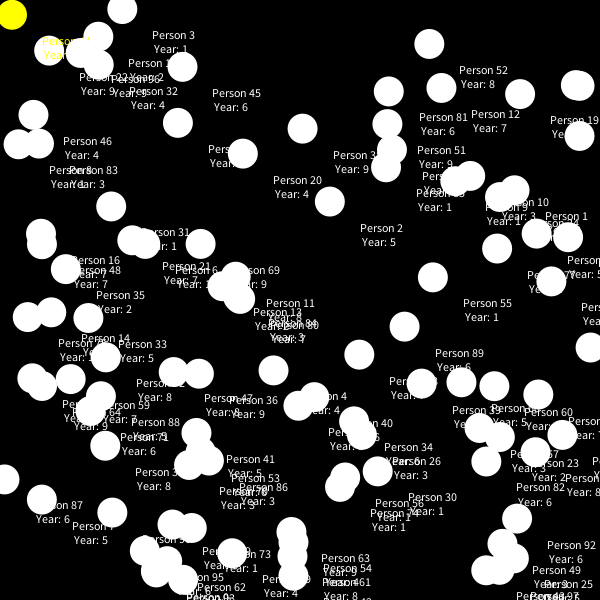
Frame 1 (no input)
Frame 60 (the mouse pressed at the canvas centre just before this capture): identical to frame 1, image omitted
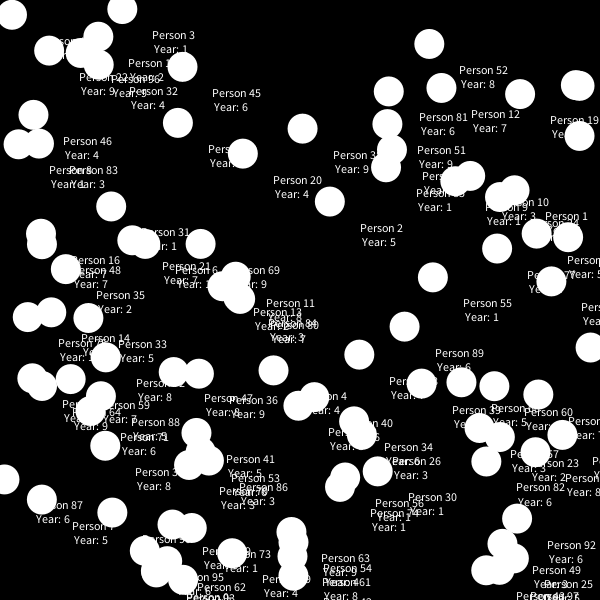
Frame 120 (the mouse held since frame 60 and released just before this capture)

The Processing sketch that drew these frames (run headless with seeded random() and noise(); from frame 60 on, the mouse is pressed at the canvas centre):

// Processing sketch: Tutorial1
// ── Tutorial1.pde
// step 1: create / allocate memory for person
ArrayList<Person> people;
ArrayList<Connection> frands;


// runs once
void setup() {
  size(600, 600);
  initialize();
}
// runs repeatedly at 60FPS 
void draw() {
  
  background(0); // black background
  // background(255); white background
  //fill(255); //colours defined based on the byte sizes
  //ellipse(mouseX, mouseY, 50, 10*mouseY/100);
  //draw People
  for (Person p: people) {
    p.update();
    p.drawPerson();
  }
  for (Connection c: frands){
    c.draw();
  }
}
// This function runs whenever a mouse button is pressed down
void mousePressed() {
  // Checks to see if you clicked a person
  for (Person p: people) {
    if (p.checkSelection() ) { 
      break;
    }
  }
}
// This function runs whenever a mouse button is released
void mouseReleased() {
  // Unselect all People
  for (Person p: people) {
    p.locked = false;
  }
}

void keyPressed(){
  initialize();
}

void initialize(){
    people = new ArrayList<Person>();
    frands = new ArrayList<Connection>();
  
  for(int i=0; i<100; i++) {
    Person p = new Person ("Person " + i, str(int(random(1, 10))));
    p.randomLocation();
    people.add(p);
  }
  
  //who are frands
  for(Person origin: people) {
    for(Person destination: people){
      //is person referencing themself
      if(!origin.name.equals(destination.name)) {
        //are origin and destination same year
        if(origin.name.equals(destination.year)) {
          frands.add(new Connection(origin, destination, "frands"));
      }
    }
  }
}

  println(frands.size());
}

// ── Connection.pde
//a class that represent and draws connections between two people DIRECTED connect

class Connection {
  
  Person origin;
  Person destination;
  String type;
  
  Connection (Person p1, Person p2, String _type) {
    origin = p1;
    destination = p2;
    type = _type;
  }
  
  void draw() {
    float x1 = origin.screenLocation.x;
    float y1 = origin.screenLocation.y;
    float x2 = destination.screenLocation.x;
    float y2 = destination.screenLocation.y;
    
    strokeWeight(5); // 5 pixels wide line
    stroke (255, 100); // white but translucent
    line(x1, y1, x2, y2);
    
    fill(255); //white text
    text(type, (x1+x2)/2, (y1+y2)/2);
  }
}

//color lesson
//fill() //fill shapes with solid colors; and colors text
//stroke() //colors outline of shapes and lines

// ── Person.pde
// this person class will represent people in our class

class Person {
  
  String name;
  String year;
  
  PVector screenLocation;
  boolean locked;
  
  Person(String _name, String _year) {
    name = _name;
    year = _year;
    screenLocation = new PVector(width/2, height/2);
  }
  
    // Arrange my person some angle theta along a circle
  void randomLocation () {
    screenLocation = new PVector(random(width), random(height));
  }
  
  //  float radius = 0.35*height;
  //  screenLocation.x = 0.8*width/2 + radius*sin(theta);
  //  screenLocation.y = height/2 + radius*cos(theta);
  //}
  
  //void randomLocation() {
  //float x = random(0.8*width);
  //  float y = random(height);
  //  screenLocation = new PVector(x, y);
  //}
  
  //see if any mouse cursor is -near- my person
  boolean hoverEvent() {
    
    float xDistance = abs(mouseX - screenLocation.x);
    float yDistance = abs(mouseX - screenLocation.y);
    
    if (xDistance <=15 && yDistance <=15) {
      return true;
    } else {
      return false;
    }
    
  }
  //is my peron selected by the mouse
  boolean checkSelection() {
    if (hoverEvent()) {
      locked = true;
    } else {
      locked = false;
    }
    
    return locked;
  }
  
  // Update location of person if "locked on" with mouse
  void update() {
    if (locked) {
      screenLocation = new PVector(mouseX, mouseY);
    }
}
  void drawPerson() {
    noStroke(); // no circle outline
    
    if (hoverEvent()) {
      fill(#FFFF00);
    } else {

    fill(255); // white fill
    }
    ellipse(screenLocation.x, screenLocation.y, 30, 30);
    
    text(name + "\n" + " Year: " + year, screenLocation.x + 30, screenLocation.y + 30);
    
  }
  
}
